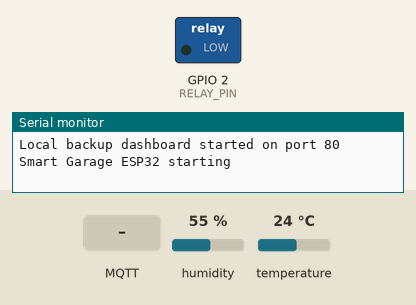
Simulated run of this program. Board: ESP32. On the bench: switched loads named in the program (green lamp = pin HIGH), the last lines printed to the serial monitor. Inputs (shaded band) come from the test bench; at power-on: humidity 55 %, temperature 24 °C. WiFi joins after 1.5 s; servers stay silent unless stated; no MQTT or app messages arrive unless stated.

Above: at 1.2 s.
1.3 s: MQTT message "ON" arrives on the first subscribed topic
At 7.7 s:
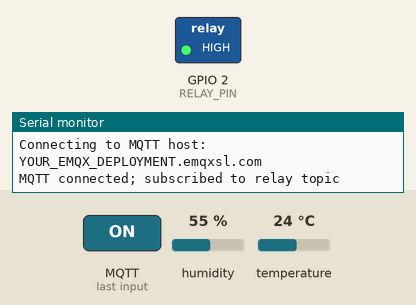
8.0 s: MQTT message "OFF" arrives on the first subscribed topic
At 9.2 s:
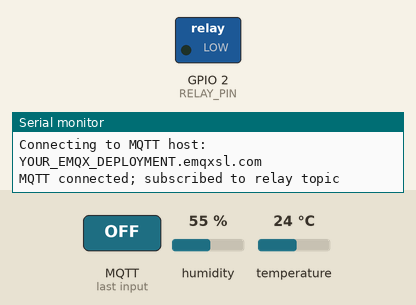
9.5 s: MQTT message "OPEN" arrives on the first subscribed topic
At 10.4 s:
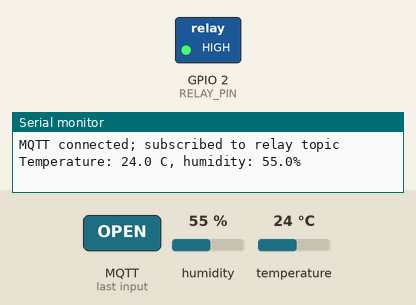
Timing chart, 0 to 12.5 s (numbered marks = the images above; inputs shaded):
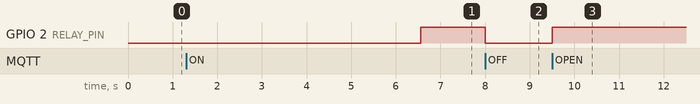

Measured:
- after the input at 1.3 s, GPIO 2 (RELAY_PIN): LOW → HIGH after 5.3 s
- after the input at 8.0 s, GPIO 2 (RELAY_PIN): HIGH → LOW at once
- after the input at 9.5 s, GPIO 2 (RELAY_PIN): LOW → HIGH at once

The program:

main.cpp
```cpp
#include <Arduino.h>
#include <WiFi.h>
#include <WiFiClientSecure.h>
#include <PubSubClient.h>
#include <DHT.h>
#include <WebServer.h>
#include "secrets.h" // Copy secrets.example.h and add your credentials.

#define DHT_PIN 4
#define DHT_TYPE DHT22 // Change to DHT11 if that is the sensor you have.
#define RELAY_PIN 2

constexpr unsigned long SENSOR_INTERVAL_MS = 5000;
constexpr unsigned long METRICS_INTERVAL_MS = 5000;
constexpr unsigned long WIFI_RETRY_MS = 5000;
constexpr unsigned long MQTT_RETRY_MS = 5000;

const char* TEMP_TOPIC = "jtd/esp32/garasi/suhu";
const char* HUMIDITY_TOPIC = "jtd/esp32/garasi/kelembapan";
const char* METRICS_TOPIC = "jtd/esp32/garasi/metrics";
const char* RELAY_TOPIC = "jtd/esp32/garasi/relay";

DHT dht(DHT_PIN, DHT_TYPE);
WiFiClientSecure secureClient;
PubSubClient mqttClient(secureClient);
WebServer localServer(80);

float latestTemperature = NAN;
float latestHumidity = NAN;
bool relayIsOn = false;

const char LOCAL_DASHBOARD_HTML[] PROGMEM = R"HTML(
<!doctype html><html lang="id"><head><meta charset="utf-8"><meta name="viewport" content="width=device-width,initial-scale=1"><meta name="theme-color" content="#07111e"><title>Smart Garage - Local</title>
<style>
*{box-sizing:border-box}body{margin:0;min-height:100vh;background:radial-gradient(ellipse at top left,#0e749044,transparent 38%),#07111e;color:#e5eefb;font:16px system-ui,sans-serif;padding:24px}.wrap{max-width:760px;margin:auto}.tag{color:#67e8f9;font-size:12px;font-weight:800;letter-spacing:.18em}.muted{color:#94a3b8}.grid{display:grid;grid-template-columns:repeat(auto-fit,minmax(190px,1fr));gap:14px;margin:24px 0}.card{border:1px solid #26354b;border-radius:20px;background:#101b2d;padding:22px}.label{color:#94a3b8;font-size:14px}.value{font-size:36px;font-weight:750;margin-top:12px}.unit{font-size:18px;color:#94a3b8}.state{color:#67e8f9}.buttons{display:flex;gap:10px;margin-top:18px}button{border:0;border-radius:12px;padding:13px 20px;font-weight:750;font-size:15px;cursor:pointer;background:#22d3ee;color:#07111e}button.secondary{background:#26354b;color:#e5eefb}.status{border-radius:12px;padding:12px;background:#0b1422;color:#94a3b8;font-size:13px}.foot{font-size:12px;color:#64748b;line-height:1.6;margin-top:20px}@media(max-width:480px){body{padding:16px}.value{font-size:30px}}
</style></head><body><main class="wrap"><p class="tag">SMART GARAGE · LOCAL BACKUP</p><h1>Monitoring lokal ESP32</h1><p class="muted">Halaman ini disajikan langsung oleh ESP32. Tetap dapat dipakai saat EMQX atau website cloud tidak tersedia, selama perangkat dan jaringan lokal aktif.</p>
<div class="grid"><section class="card"><div class="label">Suhu</div><div class="value"><span id="temp">--</span> <span class="unit">°C</span></div></section><section class="card"><div class="label">Kelembapan</div><div class="value"><span id="humidity">--</span> <span class="unit">%</span></div></section><section class="card"><div class="label">Relay</div><div class="value state" id="relay">--</div><div class="buttons"><button onclick="command('ON')">Nyalakan</button><button class="secondary" onclick="command('OFF')">Matikan</button></div></section></div>
<p class="status" id="status">Menghubungkan ke ESP32...</p><p class="foot">Akses dari jaringan lokal melalui alamat IP ESP32. Untuk akses dari luar rumah, gunakan VPN pada router. Jangan membuka port HTTP ESP32 langsung ke internet.</p></main>
<script>
async function refresh(){try{const r=await fetch('/api/status',{cache:'no-store'});if(!r.ok)throw Error('HTTP '+r.status);const d=await r.json();document.querySelector('#temp').textContent=d.temperature??'--';document.querySelector('#humidity').textContent=d.humidity??'--';document.querySelector('#relay').textContent=d.relay;document.querySelector('#status').textContent='Wi-Fi '+d.wifi+' · MQTT '+d.mqtt+' · diperbarui '+new Date().toLocaleTimeString('id-ID')}catch(e){document.querySelector('#status').textContent='ESP32 tidak dapat dijangkau: '+e.message}}
async function command(value){try{const r=await fetch('/api/relay',{method:'POST',headers:{'Content-Type':'text/plain'},body:value});if(!r.ok)throw Error(await r.text());await refresh()}catch(e){alert('Perintah gagal: '+e.message)}}refresh();setInterval(refresh,3000);
</script></body></html>
)HTML";

unsigned long lastSensorReadMs = 0;
unsigned long lastMetricsReadMs = 0;
unsigned long lastWifiAttemptMs = 0;
unsigned long lastMqttAttemptMs = 0;
unsigned long cpuWindowStartedMs = 0;
uint64_t appLoopBusyUs = 0;

void onMqttMessage(char* topic, byte* payload, unsigned int length) {
  if (strcmp(topic, RELAY_TOPIC) != 0) return;

  String command;
  command.reserve(length);
  for (unsigned int i = 0; i < length; i++) {
    command += static_cast<char>(payload[i]);
  }

  command.trim();
  command.toUpperCase();

  // This sketch assumes an active-HIGH relay module.
  if (command == "ON" || command == "OPEN") {
    relayIsOn = true;
    digitalWrite(RELAY_PIN, HIGH);
  } else if (command == "OFF" || command == "CLOSE") {
    relayIsOn = false;
    digitalWrite(RELAY_PIN, LOW);
  }
}

void configureLocalDashboard() {
  localServer.on("/", HTTP_GET, []() {
    localServer.send_P(200, "text/html; charset=utf-8", LOCAL_DASHBOARD_HTML);
  });

  localServer.on("/api/status", HTTP_GET, []() {
    String body = "{\"temperature\":";
    body += isnan(latestTemperature) ? "null" : String(latestTemperature, 1);
    body += ",\"humidity\":";
    body += isnan(latestHumidity) ? "null" : String(latestHumidity, 1);
    body += ",\"relay\":\"";
    body += relayIsOn ? "ON" : "OFF";
    body += "\",\"wifi\":\"connected\",\"mqtt\":\"";
    body += mqttClient.connected() ? "connected" : "offline";
    body += "\"}";
    localServer.send(200, "application/json", body);
  });

  localServer.on("/api/relay", HTTP_POST, []() {
    String command = localServer.arg("plain");
    command.trim();
    command.toUpperCase();
    if (command == "ON") {
      relayIsOn = true;
      digitalWrite(RELAY_PIN, HIGH);
    } else if (command == "OFF") {
      relayIsOn = false;
      digitalWrite(RELAY_PIN, LOW);
    } else {
      localServer.send(400, "text/plain", "Expected ON or OFF");
      return;
    }
    localServer.send(200, "application/json", relayIsOn ? "{\"relay\":\"ON\"}" : "{\"relay\":\"OFF\"}");
  });

  localServer.begin();
  Serial.println("Local backup dashboard started on port 80");
}

void connectWiFi() {
  if (WiFi.status() == WL_CONNECTED) return;

  const unsigned long now = millis();
  if (now - lastWifiAttemptMs < WIFI_RETRY_MS) return;

  lastWifiAttemptMs = now;
  Serial.printf("Connecting to Wi-Fi: %s\n", WIFI_SSID);
  WiFi.begin(WIFI_SSID, WIFI_PASSWORD);
}

void connectMqtt() {
  if (WiFi.status() != WL_CONNECTED || mqttClient.connected()) return;

  const unsigned long now = millis();
  if (now - lastMqttAttemptMs < MQTT_RETRY_MS) return;

  lastMqttAttemptMs = now;
  const String clientId = "esp32-" + String(static_cast<uint32_t>(ESP.getEfuseMac()), HEX);

  Serial.printf("Connecting to MQTT host: %s\n", MQTT_HOST);
  if (mqttClient.connect(clientId.c_str(), MQTT_USERNAME, MQTT_PASSWORD)) {
    mqttClient.subscribe(RELAY_TOPIC);
    Serial.println("MQTT connected; subscribed to relay topic");
  } else {
    Serial.printf("MQTT connect failed, state=%d\n", mqttClient.state());
  }
}

void setup() {
  Serial.begin(115200);
  pinMode(RELAY_PIN, OUTPUT);
  digitalWrite(RELAY_PIN, LOW);

  dht.begin();
  WiFi.mode(WIFI_STA);
  cpuWindowStartedMs = millis();

  // Prototype setting only. For production use, validate the EMQX CA certificate.
  secureClient.setInsecure();

  mqttClient.setServer(MQTT_HOST, MQTT_PORT);
  mqttClient.setCallback(onMqttMessage);
  mqttClient.setBufferSize(512);
  mqttClient.setSocketTimeout(2);

  configureLocalDashboard();

  Serial.println("Smart Garage ESP32 starting");
}

void loop() {
  const uint32_t loopStartedUs = micros();
  static bool localAddressReported = false;
  connectWiFi();
  if (WiFi.status() == WL_CONNECTED && !localAddressReported) {
    Serial.printf("Local backup dashboard: http://%s/\n", WiFi.localIP().toString().c_str());
    localAddressReported = true;
  } else if (WiFi.status() != WL_CONNECTED) {
    localAddressReported = false;
  }
  connectMqtt();
  mqttClient.loop();
  localServer.handleClient();

  const unsigned long now = millis();
  if (now - lastSensorReadMs >= SENSOR_INTERVAL_MS) {
    lastSensorReadMs = now;

    const float temperature = dht.readTemperature();
    const float humidity = dht.readHumidity();

    if (isnan(temperature) || isnan(humidity)) {
      Serial.println("DHT read failed; check sensor wiring and DHT_TYPE");
    } else {
      latestTemperature = temperature;
      latestHumidity = humidity;
      Serial.printf("Temperature: %.1f C, humidity: %.1f%%\n", temperature, humidity);

      if (mqttClient.connected()) {
        char tempPayload[16];
        char humidityPayload[16];
        snprintf(tempPayload, sizeof(tempPayload), "%.1f", temperature);
        snprintf(humidityPayload, sizeof(humidityPayload), "%.1f", humidity);
        mqttClient.publish(TEMP_TOPIC, tempPayload);
        mqttClient.publish(HUMIDITY_TOPIC, humidityPayload);
      }
    }
  }

  if (now - lastMetricsReadMs >= METRICS_INTERVAL_MS) {
    lastMetricsReadMs = now;
    const unsigned long windowMs = now - cpuWindowStartedMs;
    float appLoopLoadPercent = windowMs > 0
      ? (static_cast<float>(appLoopBusyUs) / (windowMs * 1000.0f)) * 100.0f
      : 0.0f;
    if (appLoopLoadPercent > 100.0f) appLoopLoadPercent = 100.0f;
    appLoopBusyUs = 0;
    cpuWindowStartedMs = now;

    if (mqttClient.connected()) {
      char metricsPayload[320];
      snprintf(
        metricsPayload,
        sizeof(metricsPayload),
        "{\"free_heap_bytes\":%u,\"total_heap_bytes\":%u,\"min_free_heap_bytes\":%u,\"app_loop_load_percent\":%.1f,\"cpu_freq_mhz\":%u,\"uptime_seconds\":%lu,\"wifi_rssi_dbm\":%d,\"flash_size_bytes\":%u}",
        static_cast<unsigned int>(ESP.getFreeHeap()),
        static_cast<unsigned int>(ESP.getHeapSize()),
        static_cast<unsigned int>(ESP.getMinFreeHeap()),
        appLoopLoadPercent,
        static_cast<unsigned int>(ESP.getCpuFreqMHz()),
        static_cast<unsigned long>(now / 1000UL),
        static_cast<int>(WiFi.RSSI()),
        static_cast<unsigned int>(ESP.getFlashChipSize())
      );
      mqttClient.publish(METRICS_TOPIC, metricsPayload);
    }
  }

  appLoopBusyUs += static_cast<uint32_t>(micros() - loopStartedUs);
  delay(1);
}
```

secrets.example.h
```cpp
#pragma once

// Copy this file to secrets.h and fill in your own credentials.
#define WIFI_SSID       "YOUR_WIFI_NAME"
#define WIFI_PASSWORD   "YOUR_WIFI_PASSWORD"
#define MQTT_HOST       "YOUR_EMQX_DEPLOYMENT.emqxsl.com"
#define MQTT_PORT       8883
#define MQTT_USERNAME   "YOUR_EMQX_USERNAME"
#define MQTT_PASSWORD   "YOUR_EMQX_PASSWORD"
```
